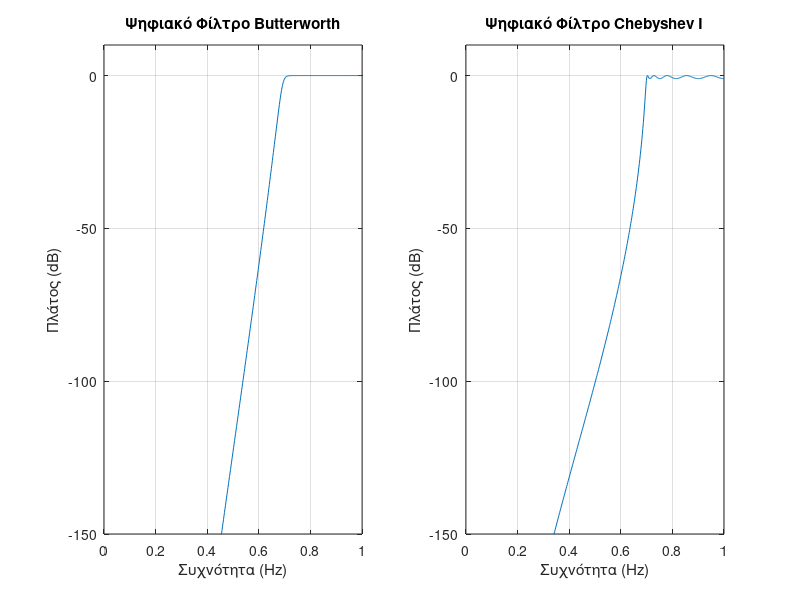

Write the MATLAB code that produced this figure.
% Example 13.20
clear all; clc

% Προδιαγραφές ψηφιακού φίλτρου 
ws = 0.6*pi; Rp = 1; wp = 0.7*pi; As = 60;

% Υπολογισμός ψηφιακού φίλτρου Butterworth
[N1, wn1] = buttord(wp/pi, ws/pi, Rp, As);
[b1, a1] = butter(N1, wn1, 'high');

% Υπολογισμός ψηφιακού φίλτρου Chabyshev I
[N2, wn2] = cheb1ord(wp/pi, ws/pi, Rp, As);
[b2, a2] = cheby1(N2, Rp, wn2, 'high');

% Συνάρτηση μεταφοράς ψηφιακών φίλτρων
[H1, w1] = freqz(b1, a1, 512);
[H2, w2] = freqz(b2, a2, 512);

% Σχεδιασμός φασμάτων ψηφιακών φίλτρων
subplot(121); plot(w1/pi, 20*log10(abs(H1))); grid on; 
ylim([-150, 10]); xlabel('Συχνότητα (Hz)'), ylabel('Πλάτος (dB)');
title('Ψηφιακό Φίλτρο Butterworth');

subplot(122); plot(w2/pi, 20*log10(abs(H2))); grid on; 
ylim([-150, 10]); xlabel('Συχνότητα (Hz)'), ylabel('Πλάτος (dB)');
title('Ψηφιακό Φίλτρο Chebyshev I');
